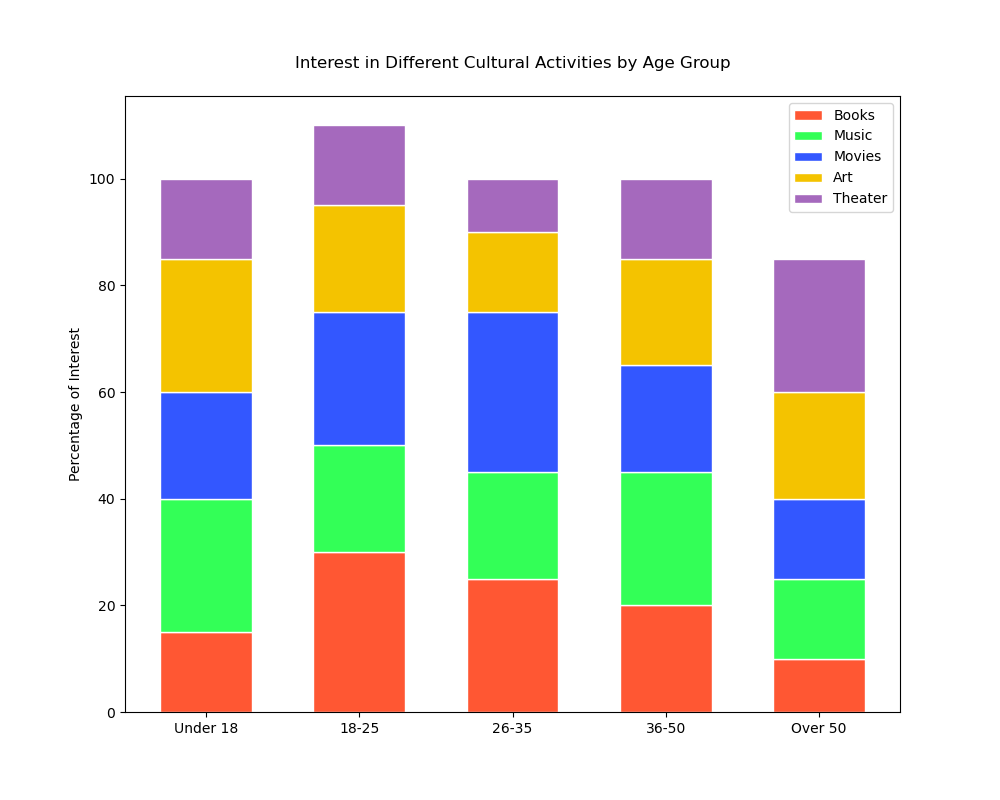

Write Python code to recreate this figure.

import matplotlib.pyplot as plt
import numpy as np

# Data
labels = ['Under 18', '18-25', '26-35', '36-50', 'Over 50']
books = [15, 30, 25, 20, 10]
music = [25, 20, 20, 25, 15]
movies = [20, 25, 30, 20, 15]
art = [25, 20, 15, 20, 20]
theater = [15, 15, 10, 15, 25]

# Plot settings
barWidth = 0.6
fig, ax = plt.subplots(figsize=(10, 8))

# Stack the bars
p1 = ax.bar(labels, books, color='#FF5733', edgecolor='white', width=barWidth, label='Books')
p2 = ax.bar(labels, music, bottom=books, color='#33FF57', edgecolor='white', width=barWidth, label='Music')
p3 = ax.bar(labels, movies, bottom=np.add(books, music), color='#3357FF', edgecolor='white', width=barWidth, label='Movies')
p4 = ax.bar(labels, art, bottom=np.add(books, np.add(music, movies)), color='#F4C300', edgecolor='white', width=barWidth, label='Art')
p5 = ax.bar(labels, theater, bottom=np.add(books, np.add(music, np.add(movies, art))), color='#A569BD', edgecolor='white', width=barWidth, label='Theater')

# Add legend and labels
ax.set_ylabel('Percentage of Interest')
ax.set_title('Interest in Different Cultural Activities by Age Group', pad=20)
ax.legend(loc='upper right')

# Display chart
plt.show()
